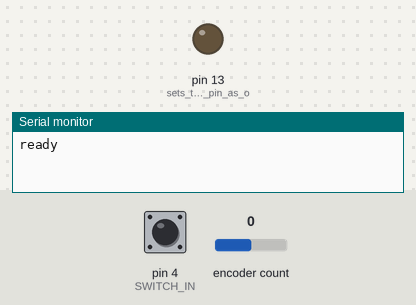
This sketch was run on a simulated Arduino Uno, built with avr-gcc and run on an emulated ATmega328P. Shown: output pins drawn as LEDs (lit = HIGH), the last lines printed to the serial monitor. Inputs (shaded band) come from the test bench; at power-on: encoder count 0, pin 4 (SWITCH_IN) HIGH.

Above: at 1.2 s.
1.3 s: encoder count set to 1
2.8 s: pin 4 (SWITCH_IN) pulsed LOW 2 times (0.12 s each, 0.3 s apart)
At 4.6 s:
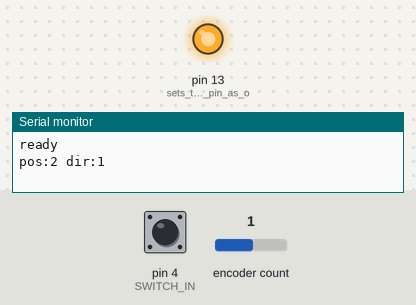
Timing chart, 0 to 6.1 s (numbered marks = the images above; inputs shaded):
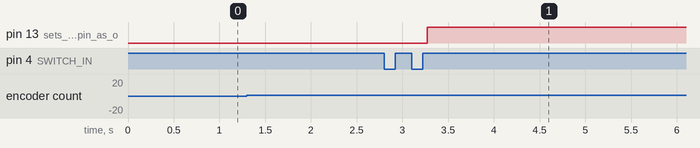

Measured:
- after the input at 2.8 s, pin 13 (sets_the_digital_pin_as_o): LOW → HIGH after 0.47 s

The sketch:

SimpleRotary.ino
```cpp
// (licence header left out)
// Checks the state of the rotary encoder in the loop() function.
// The current position and direction is printed on output when changed.
// A double tap on the switch toggles the built-in LED.

#include <Arduino.h>
#include <RotaryEncoder.h>
#include <OneButton.h>

// Hardware setup:
// Attach rotary encoder output pins to:
// * D2 and D3 for encoder
// * D4 for switch
#define EN_PIN_IN1 2
#define EN_PIN_IN2 3
#define SWITCH_IN  4

// Setup a RotaryEncoder with 4 steps per latch for the 2 signal input pins:
// RotaryEncoder encoder(EN_PIN_IN1, EN_PIN_IN2, RotaryEncoder::LatchMode::FOUR3);
// Setup a RotaryEncoder with 2 steps per latch for the 2 signal input pins:
RotaryEncoder encoder(EN_PIN_IN1, EN_PIN_IN2, RotaryEncoder::LatchMode::TWO03);

OneButton button(SWITCH_IN); // Setup a new OneButton on pin A1.


inline void toggle(int pin)
{
   digitalWrite(pin, digitalRead(pin) ? false : true);
}

void setup()
{
  Serial.begin(115200);

   // enable the standard led on pin 13.
  pinMode(LED_BUILTIN, OUTPUT);      // sets the digital pin as output
  // link the double-click function to be called on a double-click event.
  button.attachDoubleClick(doubleclick);

  while (! Serial)
    ;

  Serial.println("ready");
} // setup()


// Read the current position of the encoder and print out when changed.
void loop()
{
  static int lastPos = 0;
  encoder.tick();

  // watch the push button:
  button.tick();

  int newPos = encoder.getPosition();
  if (lastPos != newPos) {
    Serial.print("pos:");
    Serial.print(newPos);
    Serial.print(" dir:");
    Serial.println((int)(encoder.getDirection()));
    lastPos = newPos;
  }
} // loop ()

// called when the button was pressed twice in a short time inteval.
void doubleclick()
{
  // toggle the LED
  toggle(LED_BUILTIN);

} // doubleclick
```
